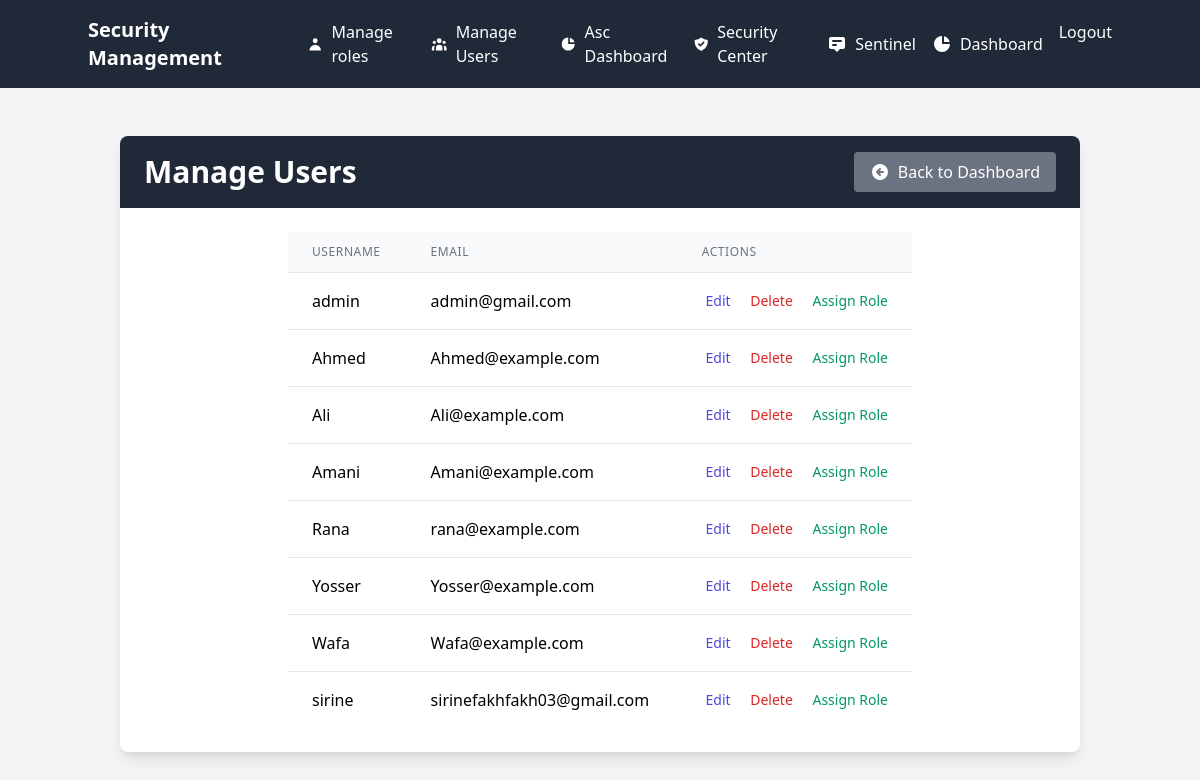
Page /admin/manage_users (signed in) on the earlier database version.
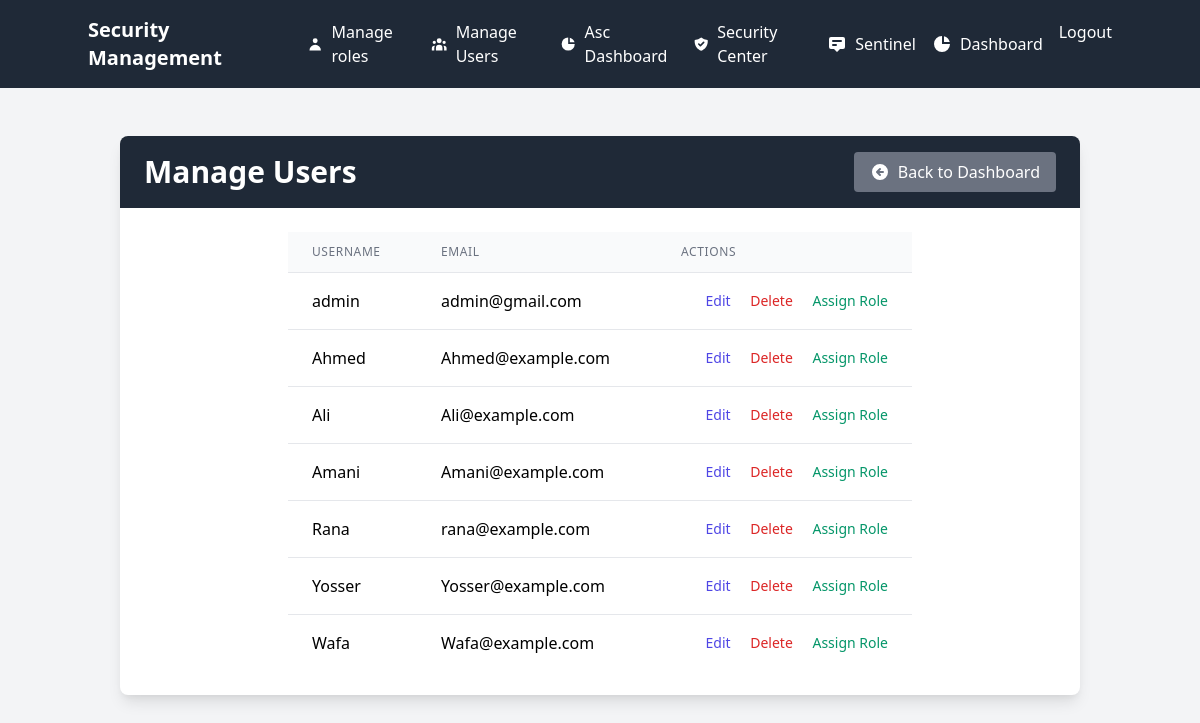
Same page on the later database version.
### app.py (models this page shows)
class User(UserMixin, db.Model):
    id = db.Column(db.Integer, primary_key=True)
    username = db.Column(db.String(80), unique=True, nullable=False)
    email = db.Column(db.String(120), unique=True, nullable=False)
    password_hash = db.Column(db.String(120), nullable=False)
    role = db.Column(db.String(20), nullable=False, default='user')
    totp_secret = db.Column(db.String(120), nullable=True)
    role_id = db.Column(db.Integer, db.ForeignKey('role.id'), nullable=True)
    role_relation = db.relationship('Role', backref='users', foreign_keys=[role_id])
    is_active = db.Column(db.Boolean, default=True)  # Add this for user status
    def has_permission(self, permission_name):
        if not self.role_relation:
            return False
        return db.session.query(
            exists().where(
                and_(
                    RolePermission.role_id == self.role_relation.id,
                    Permission.name == permission_name
                )
            )
        ).scalar()

### app.py (the view)
@admin_bp.route('/manage_users', methods=['GET'])
@login_required
def manage_users():
    users = User.query.all()  # Fetch all users from the database
    return render_template('admin/manage_users.html', users=users)

### app.py (called while the page is built)
@login_manager.user_loader
def load_user(user_id):
    return db.session.get(User, int(user_id))

### templates/admin/manage_users.html (shortened to what this page needs)
{% extends "base.html" %}
{% block content %}
<div class="container mx-auto px-4 py-8">
    <div class="bg-white shadow-lg rounded-lg overflow-hidden">
        <div class="bg-gray-800 text-white px-6 py-4 flex justify-between items-center">
            <h2 class="text-3xl font-bold">Manage Users</h2>
            <div class="space-x-2">
                <a href="{{ url_for('admin_bp.admin_dashboard') }}" class="bg-gray-500 hover:bg-gray-600 px-4 py-2 rounded transition flex items-center">
                    <svg xmlns="http://www.w3.org/2000/svg" class="h-5 w-5 mr-2" viewBox="0 0 20 20" fill="currentColor">
                        <path fill-rule="evenodd" d="M10 18a8 8 0 100-16 8 8 0 000 16zm.707-10.293a1 1 0 00-1.414-1.414l-3 3a1 1 0 000 1.414l3 3a1 1 0 001.414-1.414L9.414 11H13a1 1 0 100-2H9.414l1.293-1.293z" clip-rule="evenodd" />
                    </svg>
                    Back to Dashboard
                </a>
            </div>
        </div>
        <div class="p-6 max-w-2xl mx-auto">
            <table class="min-w-full divide-y divide-gray-200">
                <thead class="bg-gray-50">
                    <tr>
                        <th scope="col" class="px-6 py-3 text-left text-xs font-medium text-gray-500 uppercase tracking-wider">
                            Username
                        </th>
                        <th scope="col" class="px-6 py-3 text-left text-xs font-medium text-gray-500 uppercase tracking-wider">
                            Email
                        </th>
                        <th scope="col" class="px-6 py-3 text-left text-xs font-medium text-gray-500 uppercase tracking-wider">
                            Actions
                        </th>
                    </tr>
                </thead>
                <tbody class="bg-white divide-y divide-gray-200">
                    {% for user in users %}
                    <tr>
                        <td class="px-6 py-4 whitespace-nowrap">
                            {{ user.username }}
                        </td>
                        <td class="px-6 py-4 whitespace-nowrap">
                            {{ user.email }}
                        </td>
                        <td class="px-6 py-4 whitespace-nowrap text-right text-sm font-medium">
                            <a href="{{ url_for('admin_bp.edit_user', user_id=user.id) }}" class="text-indigo-600 hover:text-indigo-900">Edit</a>
                            <form action="{{ url_for('admin_bp.delete_user', user_id=user.id) }}" method="POST" style="display:inline;">
                                <button type="submit" class="text-red-600 hover:text-red-900 ml-4">Delete</button>
                            </form>
                            <a href="{{ url_for('admin_bp.assign_role', user_id=user.id) }}" class="text-green-600 hover:text-green-900 ml-4">Assign Role</a>
                        </td>
                    </tr>
                    {% endfor %}
                </tbody>
            </table>
        </div>
    </div>
</div>
{% endblock %}

Differences in the rows shown:
removed User: username "sirine", email "sirinefakhfakh03@gmail.com"
